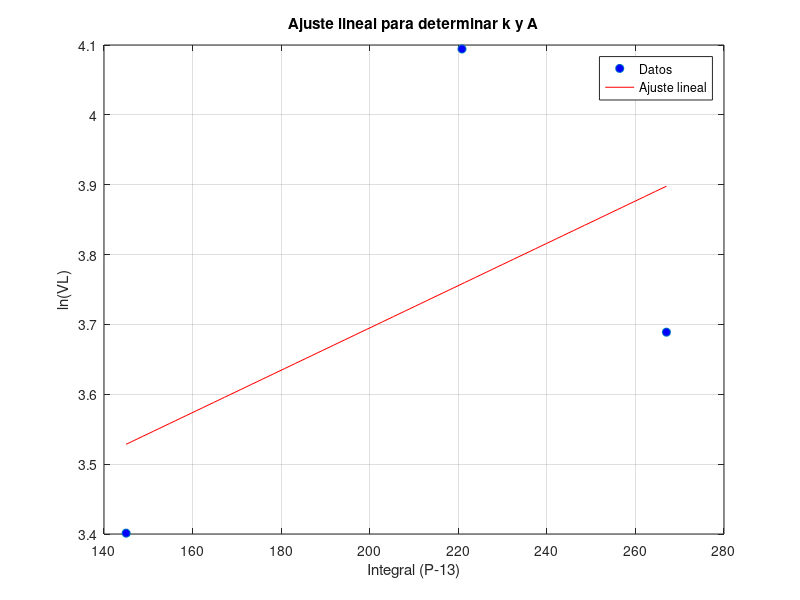

This chart was generated by the following MATLAB code:
% Ejercicio 13-TP3
% Borramos las variables previas y la ventana de comandos
clear; close all;
% Datos de los pacientes
edades  = [65, 43, 80]; % Edad al emitir el diagnóstico
VL      = [60, 40, 30]; % Porcentaje de pérdida de visión
% Datos de presión intraocular
presion = {
    [25, 13; 40, 15; 50, 22; 60, 23; 65, 24], ... % Paciente A
    [25, 11; 40, 30; 41, 32; 42, 33; 43, 35], ... % Paciente B
    [25, 13; 40, 14; 50, 15; 60, 17; 80, 19]      % Paciente C
};
% Inicializar vectores para ln(VL) y la integral
ln_VL      = log(VL);
integrales = zeros(3, 1);
% Calcular la integral para cada paciente
for i = 1:3
    edad_diagnostico = edades(i);
    P_data           = presion{i}; % Datos de presión del paciente
    
    % Filtrar datos hasta la edad del diagnóstico
    valid_idx = P_data(:,1) <= edad_diagnostico;
    P_data_valid = P_data(valid_idx, :);    
    % Si la última edad no es exactamente la edad del diagnóstico,
    % agregar un punto interpolado en la edad del diagnóstico
    if P_data_valid(end, 1) < edad_diagnostico
        % Encontrar los puntos para interpolar
        idx = find(P_data(:,1) <= edad_diagnostico, 1, 'last');
        if idx < size(P_data, 1)
            t1 = P_data(idx, 1);
            t2 = P_data(idx+1, 1);
            P1 = P_data(idx, 2);
            P2 = P_data(idx+1, 2);
            % Interpolación lineal para obtener la presión en edad_diagnostico
            P_diag = P1 + (P2 - P1) * (edad_diagnostico - t1) / (t2 - t1);            
            % Agregar el punto interpolado
            P_data_valid = [P_data_valid; edad_diagnostico, P_diag];
        end
    end    
    % Si hay suficientes puntos, aplicar el método de Simpson
    n = size(P_data_valid, 1);    
    if n >= 3
        % Para aplicar el método de Simpson necesitamos un número impar de puntos
        % Si tenemos un número par, utilizamos la regla de Simpson en segmentos        
        integral_valor = 0;
        t = P_data_valid(:, 1);
        P = P_data_valid(:, 2);
        P_adj = P - 13; % Ajustar P restando 13        
        % Aplicar el método de Simpson por segmentos
        for j = 1:2:n-2
            h = (t(j+2) - t(j)) / 2;
            integral_valor = integral_valor + (h/3) * (P_adj(j) + 4*P_adj(j+1) + P_adj(j+2));
        end        
        % Si queda un segmento final con sólo dos puntos, usar regla del trapecio
        if mod(n, 2) == 0
            j = n - 1;
            h = t(j+1) - t(j);
            integral_valor = integral_valor + (h/2) * (P_adj(j) + P_adj(j+1));
        end
    else
        % Si hay menos de 3 puntos, usar regla del trapecio
        integral_valor = 0;
        for j = 1:n-1
            t1 = P_data_valid(j, 1);
            t2 = P_data_valid(j+1, 1);
            P1 = P_data_valid(j, 2) - 13; % Ajustar P restando 13
            P2 = P_data_valid(j+1, 2) - 13;            
            integral_valor = integral_valor + (P1 + P2) / 2 * (t2 - t1);
        end
    end    
    integrales(i) = integral_valor; % Guardar el valor de la integral
end
% Ajuste lineal para encontrar k y A
% ln(VL) = ln(A) + k * integral
p    = polyfit(integrales, ln_VL, 1); % Ajuste lineal
k    = p(1);                          % Pendiente
ln_A = p(2);                          % Intersección
A    = exp(ln_A);                     % Calcular A
% Mostrar resultados
fprintf('Valor estimado de k por Simpson: %.4f\n', k);
fprintf('Valor estimado de A por Simpson: %.4f\n', A);
% Opcional: Visualizar el ajuste lineal
figure;
plot(integrales, ln_VL, 'o', 'MarkerFaceColor', 'b');
hold on;
x_fit = linspace(min(integrales), max(integrales), 100);
y_fit = p(1) * x_fit + p(2);
plot(x_fit, y_fit, 'r-');
xlabel('Integral (P-13)');
ylabel('ln(VL)');
title('Ajuste lineal para determinar k y A');
grid on;
legend('Datos', 'Ajuste lineal');